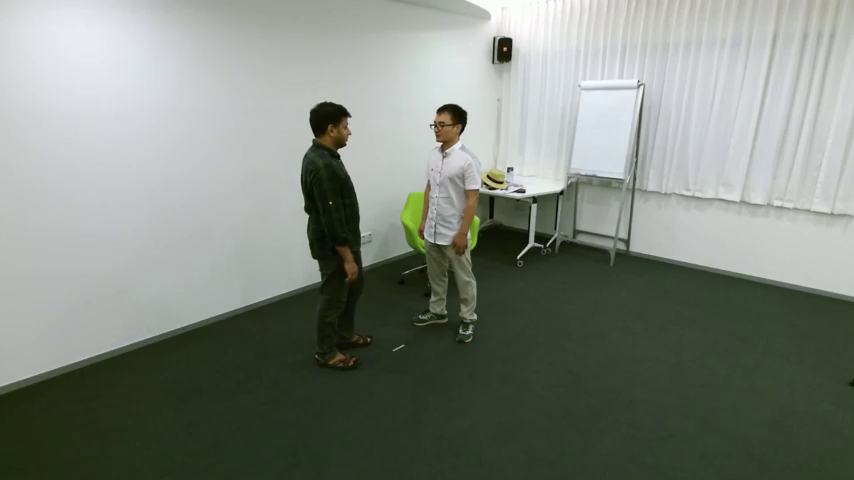
#> input picture frame 4 of test_video1.mp4, 854 x 480 px
$ python detectPassenger.py
#> lines starting #> are read from the running program, lines starting #| are printed output that depends on the picture
import cv2
import imutils

cap = cv2.VideoCapture('./test_video1.mp4')
count=0
while(1):
    # Initializing the HOG person
    # detector
    ret,frame=cap.read()
#> frame is the input picture: shape (480, 854, 3); mean B, G, R 126.2, 134.9, 128.3
    hog = cv2.HOGDescriptor()
    hog.setSVMDetector(cv2.HOGDescriptor_getDefaultPeopleDetector())
    cv2.imwrite("./images2/frame%d.jpg" % count, frame)

    # Reading the Image
    image = cv2.imread(r"./images2/frame%d.jpg" % count)
    count = count + 1

    # Resizing the Image
    image = imutils.resize(image, width=min(400, image.shape[1]))
#> image: shape (224, 400, 3)

    # Detecting all the regions in the
    # Image that has a pedestrians inside it
    (regions, _) = hog.detectMultiScale(image,
                                      winStride=(4, 4),
                                        padding=(4, 4),
                                        scale=1.05)
#> regions = [[118, 33, 76, 151], [175, 36, 71, 143]]

    # Drawing the regions in the Image
    for (x, y, w, h) in regions:
        cv2.rectangle(image, (x, y),
                      (x + w, y + h),
                      (0, 0, 255), 2)
#> this loop made 2 passes
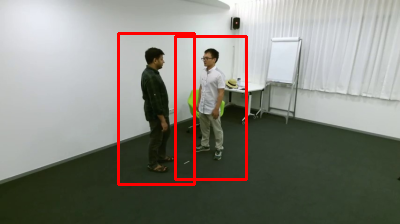
#> image: shape (224, 400, 3); mean B, G, R 122.7, 131, 132.2

    # Showing the output Image
    cv2.imshow("Image", image)
    k = cv2.waitKey(30) & 0xff
#> (key Esc is pressed here)
    if k == 27:
        break

cv2.destroyAllWindows()
cap.release()

$ run again, starting later in the video
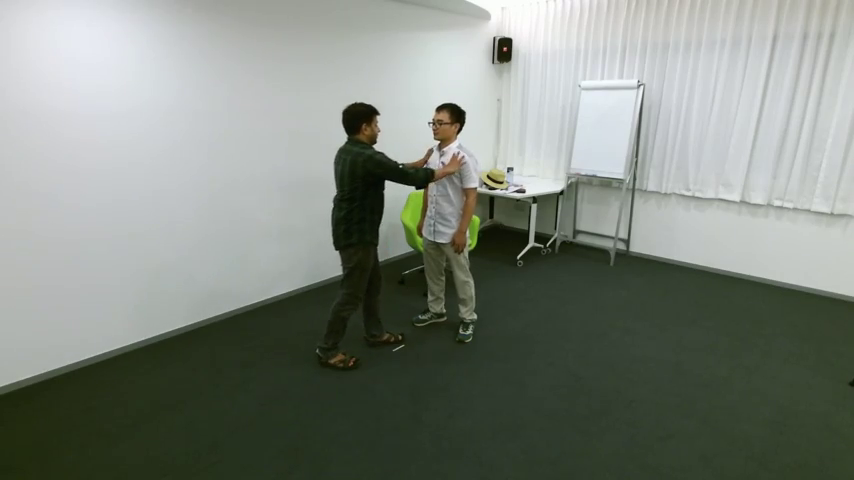
#> input picture frame 22 of test_video1.mp4, 854 x 480 px
#> frame is the input picture: shape (480, 854, 3); mean B, G, R 125.8, 134.5, 127.8
#> regions = [[131, 31, 78, 156], [175, 36, 71, 142]]
#> the loop `for (x, y, w, h) in regions:` made 2 passes
#> after the loop `for (x, y, w, h) in regions:`:
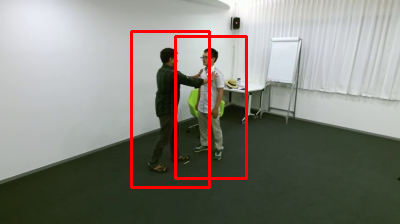
#> image: shape (224, 400, 3); mean B, G, R 122.6, 131, 132.2

$ run again, starting later in the video
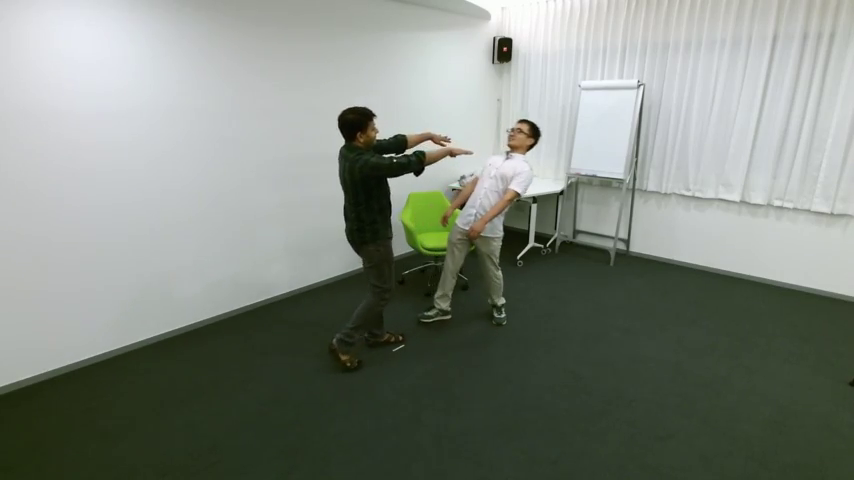
#> input picture frame 39 of test_video1.mp4, 854 x 480 px
#> frame is the input picture: shape (480, 854, 3); mean B, G, R 126.6, 135.5, 128.8
#> regions = [[132, 32, 78, 154]]
#> the loop `for (x, y, w, h) in regions:` made 1 pass
#> after the loop `for (x, y, w, h) in regions:`:
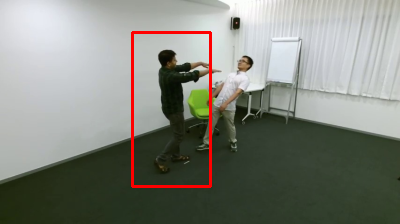
#> image: shape (224, 400, 3); mean B, G, R 124.6, 133.3, 130.8
